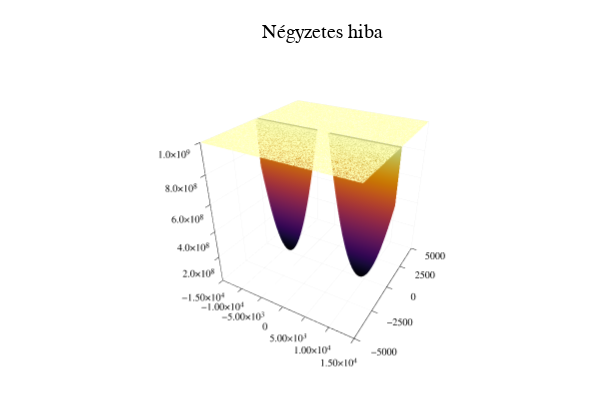

The notebook cell this image was saved under:
### Code cell
# paraméterek
theta_1 = range(-15000,15000, length=100)
theta_2 = range(-5000, 5000, length= 100)

up_lim = 1_000_000_000
s_err = [ 
    min(up_lim,sq_err(y_weight, lin_feat(x_height), f_lin, [t1,t2]))
    for t2 in theta_2, t1 in theta_1
]

p = Plots.surface(theta_1,theta_2,s_err,colorbar=false,zlim = [500,up_lim],
    title="Négyzetes hiba"
)

### Figure 1 — Plotly figure (JSON) as saved in the notebook; plotly's stock layout.template omitted (floating-point values rounded to 4 significant figures; data arrays with more than 128 entries replaced by an {"elided": "..."} marker saying what was removed)
{"data": [{"colorbar": {"len": 0.9039, "title": "", "x": 0.9934, "y": 0.4896}, "colorscale": {"elided": "256x2 mixed values"}, "name": "y1", "opacity": null, "scene": "scene", "showlegend": false, "showscale": false, "type": "surface", "x": [-15000, -14700.0, -14390.0, -14090.0, -13790.0, -13480.0, -13180.0, -12880.0, -12580.0, -12270.0, -11970.0, -11670.0, -11360.0, -11060.0, -10760.0, -10450.0, -10150.0, -9848.0, -9545.0, -9242.0, -8939.0, -8636.0, -8333.0, -8030.0, -7727.0, -7424.0, -7121.0, -6818.0, -6515.0, -6212.0, -5909.0, -5606.0, -5303.0, -5000, -4697.0, -4394.0, -4091.0, -3788.0, -3485.0, -3182.0, -2879.0, -2576.0, -2273.0, -1970.0, -1667.0, -1364.0, -1061.0, -757.6, -454.5, -151.5, 151.5, 454.5, 757.6, 1061.0, 1364.0, 1667.0, 1970.0, 2273.0, 2576.0, 2879.0, 3182.0, 3485.0, 3788.0, 4091.0, 4394.0, 4697.0, 5000, 5303.0, 5606.0, 5909.0, 6212.0, 6515.0, 6818.0, 7121.0, 7424.0, 7727.0, 8030.0, 8333.0, 8636.0, 8939.0, 9242.0, 9545.0, 9848.0, 10150.0, 10450.0, 10760.0, 11060.0, 11360.0, 11670.0, 11970.0, 12270.0, 12580.0, 12880.0, 13180.0, 13480.0, 13790.0, 14090.0, 14390.0, 14700.0, 15000], "xaxis": "x", "y": [-5000, -4899.0, -4798.0, -4697.0, -4596.0, -4495.0, -4394.0, -4293.0, -4192.0, -4091.0, -3990.0, -3889.0, -3788.0, -3687.0, -3586.0, -3485.0, -3384.0, -3283.0, -3182.0, -3081.0, -2980.0, -2879.0, -2778.0, -2677.0, -2576.0, -2475.0, -2374.0, -2273.0, -2172.0, -2071.0, -1970.0, -1869.0, -1768.0, -1667.0, -1566.0, -1465.0, -1364.0, -1263.0, -1162.0, -1061.0, -959.6, -858.6, -757.6, -656.6, -555.6, -454.5, -353.5, -252.5, -151.5, -50.51, 50.51, 151.5, 252.5, 353.5, 454.5, 555.6, 656.6, 757.6, 858.6, 959.6, 1061.0, 1162.0, 1263.0, 1364.0, 1465.0, 1566.0, 1667.0, 1768.0, 1869.0, 1970.0, 2071.0, 2172.0, 2273.0, 2374.0, 2475.0, 2576.0, 2677.0, 2778.0, 2879.0, 2980.0, 3081.0, 3182.0, 3283.0, 3384.0, 3485.0, 3586.0, 3687.0, 3788.0, 3889.0, 3990.0, 4091.0, 4192.0, 4293.0, 4394.0, 4495.0, 4596.0, 4697.0, 4798.0, 4899.0, 5000], "yaxis": "y", "z": {"elided": "100x100 float values"}, "zaxis": "z", "zmax": 1000000000, "zmin": 9588000.0}], "layout": {"annotations": [{"font": {"color": "rgba(0, 0, 0, 1.000)", "family": "sans-serif", "size": 20}, "rotation": 0, "showarrow": false, "text": "Négyzetes hiba", "x": 0.537, "xanchor": "center", "xref": "paper", "y": 1, "yanchor": "top", "yref": "paper"}], "height": 400, "legend": {"bgcolor": "rgba(255, 255, 255, 1.000)", "bordercolor": "rgba(0, 0, 0, 1.000)", "borderwidth": 1, "font": {"color": "rgba(0, 0, 0, 1.000)", "family": "sans-serif", "size": 11}, "title": {"font": {"color": "rgba(0, 0, 0, 1.000)", "family": "sans-serif", "size": 15}, "text": ""}, "tracegroupgap": 0, "traceorder": "normal", "x": 1, "xanchor": "auto", "y": 1, "yanchor": "auto"}, "margin": {"b": 20, "l": 0, "r": 0, "t": 20}, "paper_bgcolor": "rgba(255, 255, 255, 1.000)", "plot_bgcolor": "rgba(255, 255, 255, 1.000)", "scene": {"camera": {"eye": {"x": 1.126, "y": -1.95, "z": 1.3}, "projection": "orthographic"}, "domain": {"x": [0.08064, 0.9934], "y": [0.03762, 0.9415]}, "xaxis": {"gridcolor": "rgba(0, 0, 0, 0.100)", "gridwidth": 0.5, "linecolor": "rgba(0, 0, 0, 1.000)", "mirror": false, "range": [-15000, 15000], "showgrid": true, "showline": true, "showticklabels": true, "tickangle": 0, "tickcolor": "rgb(0, 0, 0)", "tickfont": {"color": "rgba(0, 0, 0, 1.000)", "family": "sans-serif", "size": 11}, "tickmode": "array", "ticks": "inside", "ticktext": ["−1.50×10<sup>4</sup>", "−1.00×10<sup>4</sup>", "−5.00×10<sup>3</sup>", "0", "5.00×10<sup>3</sup>", "1.00×10<sup>4</sup>", "1.50×10<sup>4</sup>"], "tickvals": [-15000, -10000, -5000, 0, 5000, 10000, 15000], "title": "", "titlefont": {"color": "rgba(0, 0, 0, 1.000)", "family": "sans-serif", "size": 15}, "type": "-", "visible": true, "zeroline": false, "zerolinecolor": "rgba(0, 0, 0, 1.000)"}, "yaxis": {"gridcolor": "rgba(0, 0, 0, 0.100)", "gridwidth": 0.5, "linecolor": "rgba(0, 0, 0, 1.000)", "mirror": false, "range": [-5000, 5000], "showgrid": true, "showline": true, "showticklabels": true, "tickangle": 0, "tickcolor": "rgb(0, 0, 0)", "tickfont": {"color": "rgba(0, 0, 0, 1.000)", "family": "sans-serif", "size": 11}, "tickmode": "array", "ticks": "inside", "ticktext": ["−5000", "−2500", "0", "2500", "5000"], "tickvals": [-5000, -2500, 0, 2500, 5000], "title": "", "titlefont": {"color": "rgba(0, 0, 0, 1.000)", "family": "sans-serif", "size": 15}, "type": "-", "visible": true, "zeroline": false, "zerolinecolor": "rgba(0, 0, 0, 1.000)"}, "zaxis": {"gridcolor": "rgba(0, 0, 0, 0.100)", "gridwidth": 0.5, "linecolor": "rgba(0, 0, 0, 1.000)", "mirror": false, "range": [500, 1000000000], "showgrid": true, "showline": true, "showticklabels": true, "tickangle": 0, "tickcolor": "rgb(0, 0, 0)", "tickfont": {"color": "rgba(0, 0, 0, 1.000)", "family": "sans-serif", "size": 11}, "tickmode": "array", "ticks": "inside", "ticktext": ["2.0×10<sup>8</sup>", "4.0×10<sup>8</sup>", "6.0×10<sup>8</sup>", "8.0×10<sup>8</sup>", "1.0×10<sup>9</sup>"], "tickvals": [200000000, 400000000, 600000000, 800000000, 1000000000], "title": "", "titlefont": {"color": "rgba(0, 0, 0, 1.000)", "family": "sans-serif", "size": 15}, "type": "-", "visible": true, "zeroline": false, "zerolinecolor": "rgba(0, 0, 0, 1.000)"}}, "showlegend": true, "width": 600}}
